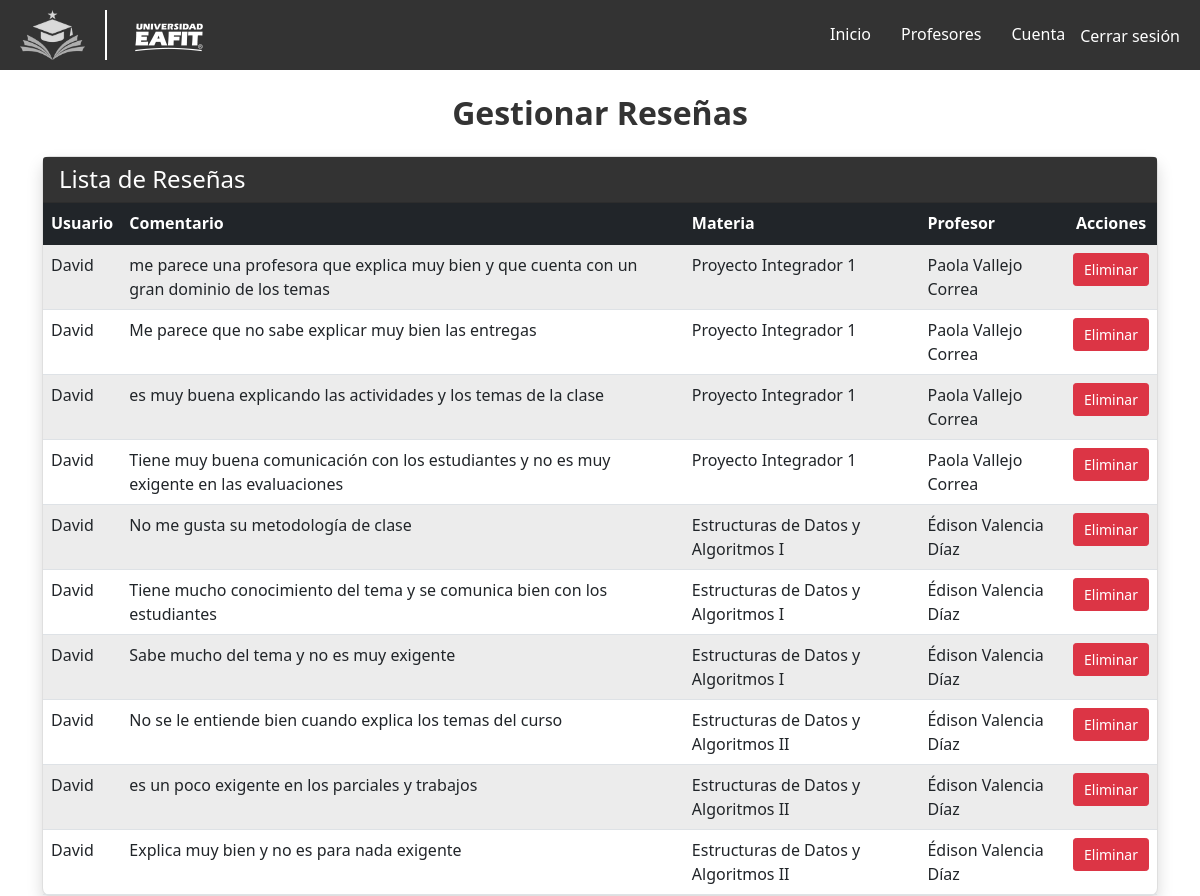
Page /review/manage_reviews/ (signed in) on the committed database.
### review/models.py (models this page shows, shortened)
class Comentario(models.Model):
    SEMESTRES = [
        ('2024-2', '2024-2'),
        ('2024-1', '2024-1'),
        ('2023-2', '2023-2'),
        ('2023-1', '2023-1'),
        ('2022-2', '2022-2'),
        ('2022-1', '2022-1'),
        ('2021-2', '2021-2'),
        ('2021-1', '2021-1'),
    ]
    profesor = models.ForeignKey('profesores.Profesor', related_name='comentarios', on_delete=models.CASCADE)
    materia = models.ForeignKey(
        'profesores.Materia',
        related_name='comentarios',
        on_delete=models.SET_NULL,  # Si se elimina una materia, dejar como NULL
        null=True,  # Permite valores nulos
        blank=True  # Permite que el formulario deje el campo vacío
    )
    usuario = models.ForeignKey(User, on_delete=models.CASCADE)
    contenido = models.TextField()
    fecha = models.CharField(max_length=7, choices=SEMESTRES, default='2024-2')
    rating = models.IntegerField(choices=((1, '1 Estrella'), (2, '2 Estrellas'),
                                          (3, '3 Estrellas'), (4, '4 Estrellas'),
                                          (5, '5 Estrellas')), default=1)
    aprobado_por_ia = models.BooleanField(default=False)
    anonimo = models.BooleanField(default=False)

### profesores/models.py (models this page shows, shortened)
class Materia(models.Model):
    nombre = models.CharField(max_length=100)
    calificacion_media = models.FloatField(default=0.0)
    numcomentarios = models.IntegerField(default=0)

class Profesor(models.Model):
    nombre = models.CharField(max_length=100)
    departamento = models.CharField(max_length=100)
    materias = models.ManyToManyField('Materia', related_name='profesores')
    calificacion_media = models.FloatField(default=0.0)  # Calificación general del profesor
    numcomentarios = models.IntegerField(default=0)

### review/views.py (the view)
# urls.py: path('review/manage_reviews/', reviewViews.manage_reviews, name='manage_reviews'),
@user_passes_test(is_admin)
def manage_reviews(request):
    comentarios = Comentario.objects.all()  # Mostrar todas las reseñas
    return render(request, 'review/manage_reviews.html', {
        'comentarios': comentarios
    })

### review/views.py (called while the page is built)
def is_admin(user):
    return user.is_staff

### review/templates/review/manage_reviews.html (shortened to what this page needs)
{% extends 'base_generic.html' %}
{% block content %}
<link href="https://cdn.jsdelivr.net/npm/bootstrap@5.1.3/dist/css/bootstrap.min.css" rel="stylesheet">
<div class="container mt-4">
    <h1 class="text-center mb-4">Gestionar Reseñas</h1>
    <div class="card shadow">
        <div class="card-header text-white" style="background-color: #333;">
            <h4 class="mb-0">Lista de Reseñas</h4>
        </div>
        <div class="card-body p-0">
            <table class="table table-striped mb-0">
                <thead class="table-dark">
                    <tr>
                        <th scope="col">Usuario</th>
                        <th scope="col">Comentario</th>
                        <th scope="col">Materia</th>
                        <th scope="col">Profesor</th>
                        <th scope="col" class="text-center">Acciones</th>
                    </tr>
                </thead>
                <tbody>
                    {% for comentario in comentarios %}
                    <tr>
                        <td>{{ comentario.usuario.username }}</td>
                        <td>{{ comentario.contenido }}</td>
                        <td>
                            {% if comentario.materia %}
                                {{ comentario.materia.nombre }}
                            {% else %}
                                <span class="text-muted">Sin Materia</span>
                            {% endif %}
                        </td>
                        <td>{{ comentario.profesor.nombre }}</td>
                        <td class="text-center">
                            <form method="POST" action="{% url 'delete_review' comentario.id %}" onsubmit="return confirm('¿Estás seguro de que deseas eliminar este comentario?');">
                                <button type="submit" class="btn btn-danger btn-sm">Eliminar</button>
                            </form>
                        </td>
                    </tr>
                    {% endfor %}
                </tbody>
            </table>
        </div>
    </div>
</div>
{% endblock %}

### templates/base_generic.html (style rules this page uses)
body { font-family: Arial, sans-serif; }

### review/templates/review/manage_reviews.html (style rules this page uses)
h1 { font-size: 2rem; font-weight: bold; color: #333; }
.card { border-radius: 8px; box-shadow: 0 4px 8px rgba(0, 0, 0, 0.1); }
.table-striped tbody tr:nth-of-type(odd) { background-color: #f9f9f9; }
.table-dark { background-color: #333; color: #fff; }
.btn-danger { font-size: 0.875rem; padding: 5px 10px; }

### rows in the picture
Comentario: usuario.username "David", contenido "me parece una profesora que explica muy bien y que cuenta con un gran dominio de los temas", materia.nombre "Proyecto Integrador 1", profesor.nombre "Paola Vallejo Correa"
Comentario: usuario.username "David", contenido "Me parece que no sabe explicar muy bien las entregas", materia.nombre "Proyecto Integrador 1", profesor.nombre "Paola Vallejo Correa"
Comentario: usuario.username "David", contenido "es muy buena explicando las actividades y los temas de la clase", materia.nombre "Proyecto Integrador 1", profesor.nombre "Paola Vallejo Correa"
Comentario: usuario.username "David", contenido "Tiene muy buena comunicación con los estudiantes y no es muy exigente en las evaluaciones", materia.nombre "Proyecto Integrador 1", profesor.nombre "Paola Vallejo Correa"
Comentario: usuario.username "David", contenido "No me gusta su metodología de clase", materia.nombre "Estructuras de Datos y Algoritmos I", profesor.nombre "Édison Valencia Díaz"
Comentario: usuario.username "David", contenido "Tiene mucho conocimiento del tema y se comunica bien con los estudiantes", materia.nombre "Estructuras de Datos y Algoritmos I", profesor.nombre "Édison Valencia Díaz"
Comentario: usuario.username "David", contenido "Sabe mucho del tema y no es muy exigente", materia.nombre "Estructuras de Datos y Algoritmos I", profesor.nombre "Édison Valencia Díaz"
Comentario: usuario.username "David", contenido "No se le entiende bien cuando explica los temas del curso", materia.nombre "Estructuras de Datos y Algoritmos II", profesor.nombre "Édison Valencia Díaz"
Comentario: usuario.username "David", contenido "es un poco exigente en los parciales y trabajos", materia.nombre "Estructuras de Datos y Algoritmos II", profesor.nombre "Édison Valencia Díaz"
Comentario: usuario.username "David", contenido "Explica muy bien y no es para nada exigente", materia.nombre "Estructuras de Datos y Algoritmos II", profesor.nombre "Édison Valencia Díaz"
